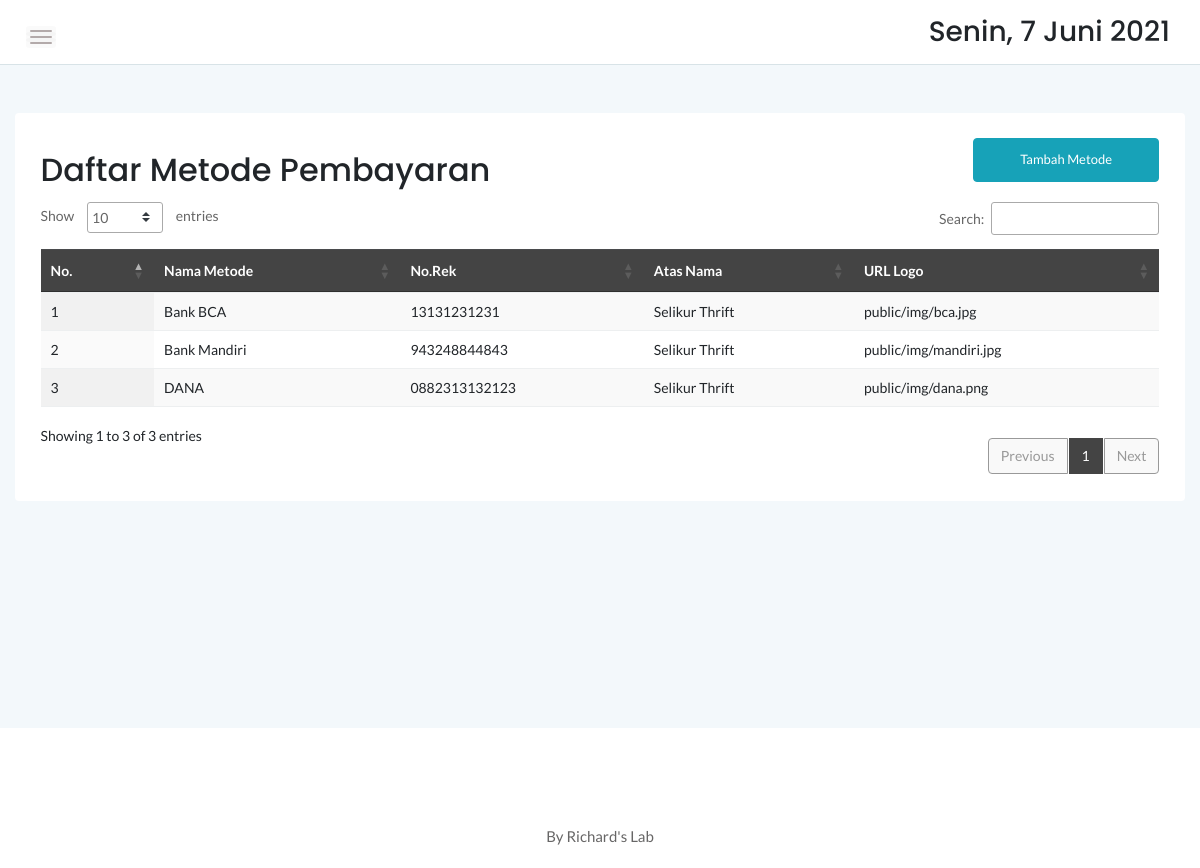
Screenshot of /main/admin/pembayaran.php with the database file from the repository.
### tables this page shows
CREATE TABLE `pembayaran` (
  `no` int(11) NOT NULL,
  `metode` varchar(25) NOT NULL,
  `norek` varchar(25) NOT NULL,
  `logo` text DEFAULT NULL,
  `an` varchar(20) NOT NULL
);

### main/admin/pembayaran.php (the view, shortened to what this page needs)
<?php
	include '../dbconnect.php';
	?>
<!doctype html>
<html class="no-js" lang="en">
<head>
    <link rel="stylesheet" href="assets/css/bootstrap.min.css">
    <link rel="stylesheet" href="assets/css/font-awesome.min.css">
    <link rel="stylesheet" href="assets/css/themify-icons.css">
    <link rel="stylesheet" href="assets/css/metisMenu.css">
    <link rel="stylesheet" href="assets/css/owl.carousel.min.css">
    <link rel="stylesheet" href="assets/css/slicknav.min.css">
    <link rel="stylesheet" href="https://www.amcharts.com/lib/3/plugins/export/export.css" type="text/css" media="all" />
	<link rel="stylesheet" type="text/css" href="https://cdn.datatables.net/1.10.20/css/jquery.dataTables.min.css">
    <link rel="stylesheet" type="text/css" href="https://cdn.datatables.net/1.10.20/css/jquery.dataTables.css">
    <link rel="stylesheet" type="text/css" href="https://cdn.datatables.net/1.10.20/css/dataTables.bootstrap4.min.css">
    <link rel="stylesheet" type="text/css" href="https://cdn.datatables.net/responsive/2.2.3/css/responsive.bootstrap.min.css">
    <link rel="stylesheet" type="text/css" href="https://cdn.datatables.net/responsive/2.2.3/css/responsive.jqueryui.min.css">
	<link rel="stylesheet" type="text/css" href="https://cdn.datatables.net/buttons/1.5.2/css/buttons.dataTables.min.css">
    <link rel="stylesheet" href="assets/css/typography.css">
    <link rel="stylesheet" href="assets/css/default-css.css">
    <link rel="stylesheet" href="assets/css/styles.css">
    <link rel="stylesheet" href="assets/css/responsive.css">
</head>
<body>
    <div class="page-container">
        <div class="main-content">
            <div class="header-area">
                <div class="row align-items-center">
                    <div class="col-md-6 col-sm-8 clearfix">
                        <div class="nav-btn pull-left">
                            <span></span>
                            <span></span>
                            <span></span>
                        </div>
                    </div>
                    <div class="col-md-6 col-sm-4 clearfix">
                        <ul class="notification-area pull-right">
                            <li><h3><div class="date">
						</b></div></h3>
						</li>
                        </ul>
                    </div>
                </div>
            </div>
            <div class="main-content-inner">
                <div class="row mt-5 mb-5">
                    <div class="col-12">
                        <div class="card">
                            <div class="card-body">
                                <div class="d-sm-flex justify-content-between align-items-center">
									<h2>Daftar Metode Pembayaran</h2>
									<button style="margin-bottom:20px" data-toggle="modal" data-target="#myModal" class="btn btn-info col-md-2">Tambah Metode</button>
                                </div>
                                    <div class="data-tables datatable-dark">
										 <table id="dataTable3" class="display" style="width:100%"><thead class="thead-dark">
											<tr>
												<th>No.</th>
												<th>Nama Metode</th>
												<th>No.Rek</th>
												<th>Atas Nama</th>
												<th>URL Logo</th>
											</tr></thead><tbody>
											<?php
											$brgs=mysqli_query($conn,"SELECT * from pembayaran order by no ASC");
											$no=1;
											while($p=mysqli_fetch_array($brgs)){
												?>
												<tr>
													<td><?php echo $no++ ?></td>
													<td><?php echo $p['metode'] ?></td>
													<td><?php echo $p['norek'] ?></td>
													<td><?php echo $p['an'] ?></td>
													<td><?php echo $p['logo'] ?></td>
												</tr>
												<?php
											}
											?>
										</tbody>
										</table>
                                    </div>
								 </div>
                            </div>
                        </div>
                    </div>
                </div>
            </div>
        </div>
        <footer>
            <div class="footer-area">
                <p>By Richard's Lab</p>
            </div>
        </footer>
</body>
</html>

### main/admin/assets/css/styles.css (style rules this page uses)
.page-container { width: 100%; height: 100%; min-height: 100vh; padding-left: 280px; -webkit-transition: padding-left 0.3s ease 0s; transition: padding-left 0.3s ease 0s; }
.card { border: none; border-radius: 4px; background-color: #fff; -webkit-transition: all 0.3s ease 0s; transition: all 0.3s ease 0s; }
.card-body { padding: 25.6px; padding: 1.6rem; }
.main-content { width: 100%; background: #F3F8FB; }
.main-content-inner { padding: 0 30px 50px; }
.header-area { padding: 15px 30px; background: #fff; border-bottom: 1px solid #d8e3e7; }
.nav-btn { margin-right: 30px; margin-top: 10px; cursor: pointer; }
.nav-btn span { display: block; width: 22px; height: 2px; background: #b3aaaa; margin: 4px 0; border-radius: 15px; -webkit-transition: all 0.3s ease 0s; transition: all 0.3s ease 0s; box-shadow: 0 0 0 4px rgba(99, 96, 96, 0.03); }
.notification-area { -webkit-user-select: none; -moz-user-select: none; -ms-user-select: none; user-select: none; position: relative; z-index: 1; }
.notification-area li { display: inline-block; margin-left: 20px; cursor: pointer; -webkit-user-select: none; -moz-user-select: none; -ms-user-select: none; user-select: none; }
.footer-area { text-align: center; padding: 23px 0 19px; background: #fff; }
.footer-area p { color: #676666; margin-bottom: 0; }
.btn { padding: 11px 17px; font-size: 13px; letter-spacing: 0; }
table tr th { border-bottom: none; }
table tr th, table tr td { border-top: 1px solid rgba(120, 130, 140, 0.13) !important; }
table.dataTable.no-footer { border-bottom: 1px solid rgba(120, 130, 140, 0.13) !important; }
table.dataTable thead th, table.dataTable thead td { border-bottom-color: transparent; }
.datatable-dark thead { background: #444; color: #fff; }

### main/admin/assets/css/responsive.css (style rules this page uses)
@media (min-width: 1200px) and (max-width: 1364px) { .main-content-inner { padding: 0 15px 50px; } }
@media (min-width: 1200px) and (max-width: 1364px) { .page-container, .sbar_collapsed.page-container { padding-left: 0; } }

### rows the page displays
pembayaran: metode "Bank BCA", norek "13131231231", an "Selikur Thrift", logo "public/img/bca.jpg"
pembayaran: metode "Bank Mandiri", norek "943248844843", an "Selikur Thrift", logo "public/img/mandiri.jpg"
pembayaran: metode "DANA", norek "0882313132123", an "Selikur Thrift", logo "public/img/dana.png"
